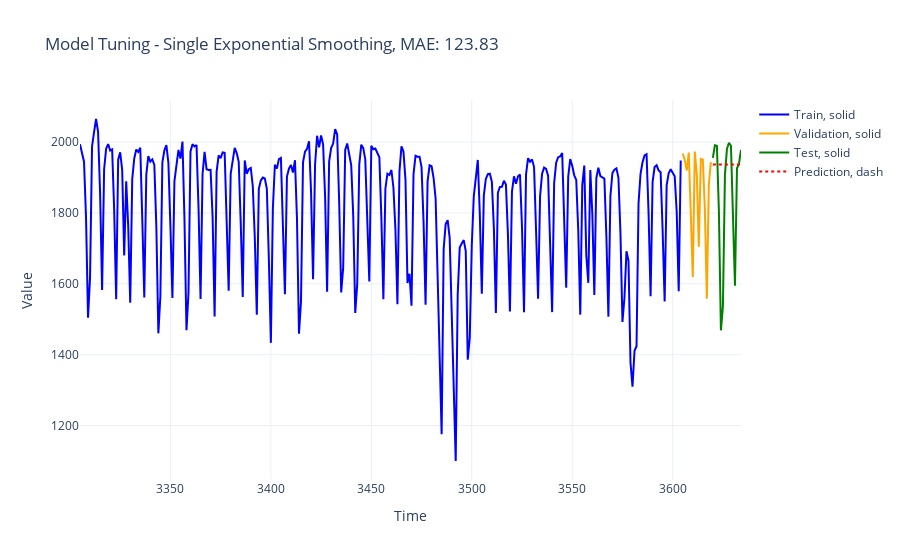

Source (notebook cell):
### Code cell
pred, final_model = ses_model_tuning(train, val, test, step=15)

### Figure 1 — Plotly figure (JSON) as saved in the notebook; plotly's stock layout.template omitted (floating-point values rounded to 4 significant figures; data arrays with more than 128 entries replaced by an {"elided": "..."} marker saying what was removed)
{"data": [{"hovertemplate": "Category=Train<br>Dash=solid<br>Time=%{x}<br>Value=%{y}<extra></extra>", "legendgroup": "Train, solid", "line": {"color": "blue", "dash": "solid"}, "marker": {"symbol": "circle"}, "mode": "lines", "name": "Train, solid", "orientation": "v", "showlegend": true, "type": "scatter", "x": {"elided": "300 int values"}, "xaxis": "x", "y": {"elided": "300 float values"}, "yaxis": "y"}, {"hovertemplate": "Category=Validation<br>Dash=solid<br>Time=%{x}<br>Value=%{y}<extra></extra>", "legendgroup": "Validation, solid", "line": {"color": "orange", "dash": "solid"}, "marker": {"symbol": "circle"}, "mode": "lines", "name": "Validation, solid", "orientation": "v", "showlegend": true, "type": "scatter", "x": [3605, 3606, 3607, 3608, 3609, 3610, 3611, 3612, 3613, 3614, 3615, 3616, 3617, 3618, 3619], "xaxis": "x", "y": [1967.0, 1950.0, 1920.0, 1970.0, 1800.0, 1620.0, 1973.0, 1909.0, 1705.0, 1952.0, 1951.0, 1813.0, 1558.0, 1881.0, 1943.0], "yaxis": "y"}, {"hovertemplate": "Category=Test<br>Dash=solid<br>Time=%{x}<br>Value=%{y}<extra></extra>", "legendgroup": "Test, solid", "line": {"color": "green", "dash": "solid"}, "marker": {"symbol": "circle"}, "mode": "lines", "name": "Test, solid", "orientation": "v", "showlegend": true, "type": "scatter", "x": [3620, 3621, 3622, 3623, 3624, 3625, 3626, 3627, 3628, 3629, 3630, 3631, 3632, 3633, 3634], "xaxis": "x", "y": [1956.0, 1991.0, 1990.0, 1805.0, 1469.0, 1536.0, 1907.0, 1981.0, 1998.0, 1990.0, 1791.0, 1595.0, 1926.0, 1939.0, 1978.0], "yaxis": "y"}, {"hovertemplate": "Category=Prediction<br>Dash=dash<br>Time=%{x}<br>Value=%{y}<extra></extra>", "legendgroup": "Prediction, dash", "line": {"color": "red", "dash": "dot"}, "marker": {"symbol": "circle"}, "mode": "lines", "name": "Prediction, dash", "orientation": "v", "showlegend": true, "type": "scatter", "x": [3620, 3621, 3622, 3623, 3624, 3625, 3626, 3627, 3628, 3629, 3630, 3631, 3632, 3633, 3634], "xaxis": "x", "y": [1937.0, 1937.0, 1937.0, 1937.0, 1937.0, 1937.0, 1937.0, 1937.0, 1937.0, 1937.0, 1937.0, 1937.0, 1937.0, 1937.0, 1937.0], "yaxis": "y"}], "layout": {"legend": {"title": {"text": ""}, "tracegroupgap": 0}, "title": {"text": "Model Tuning - Single Exponential Smoothing, MAE: 123.83"}, "xaxis": {"anchor": "y", "domain": [0, 1], "title": {"text": "Time"}}, "yaxis": {"anchor": "x", "domain": [0, 1], "title": {"text": "Value"}}}}
